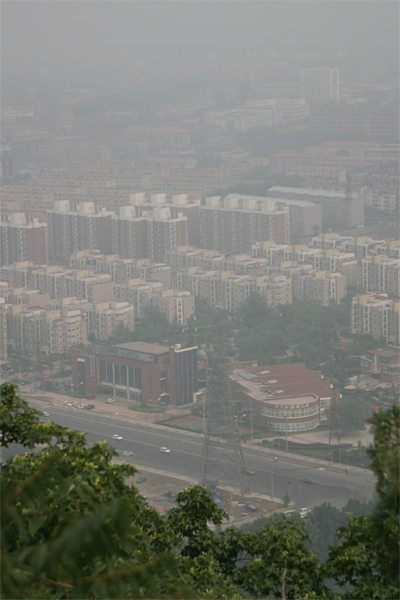
#> input picture 图像去雾/实验代码/images/canon3.bmp, 400 x 600 px; its folder holds only this picture in this run
$ python dehaze.py
#> lines starting #> are read from the running program, lines starting #| are printed output that depends on the picture
#> further down, src is the input picture: shape (600, 400, 3); mean B, G, R 117.8, 124.9, 123.1
import cv2
import numpy as np
import os

'''
最小值滤波
'''


# r是暗通道最小值滤波半径，半径越大去雾的效果越不明显
# 5<r<25
# 可选r = 5，7，9
def zmMinFilterGray(src, r=7):
#> called with r = 7
    s = np.ones((2 * r + 1, 2 * r + 1))
    # erode()函数可以对输入图像用特定结构元素进行腐蚀操作，
    # 该结构元素确定腐蚀操作过程中的邻域的形状，各点像素值将被替换为对应邻域上的最小值：
    return cv2.erode(src, s)


'''
导向滤波函数
'''


# https://blog.csdn.net/qq_59747472/article/details/122484958
# 改写matlab代码
# 引导图：I（灰度图/单通道图像）
# 输入图像：p（灰度图/单通道图像）
# 本地窗口半径：r = 81 （不小于求暗通道时最小值滤波半径的4倍）
# 正规化参数：eps
def guidedfilter(I, p, r, eps):
#> called with r = 81, eps = 0.001
    hei, wid = I.shape
#> hei = 600; wid = 400
    # N = cv2.boxFilter(np.ones(hei, wid), r)
    mean_I = cv2.boxFilter(I, -1, (r, r))
    mean_p = cv2.boxFilter(p, -1, (r, r))
    mean_Ip = cv2.boxFilter(I * p, -1, (r, r))
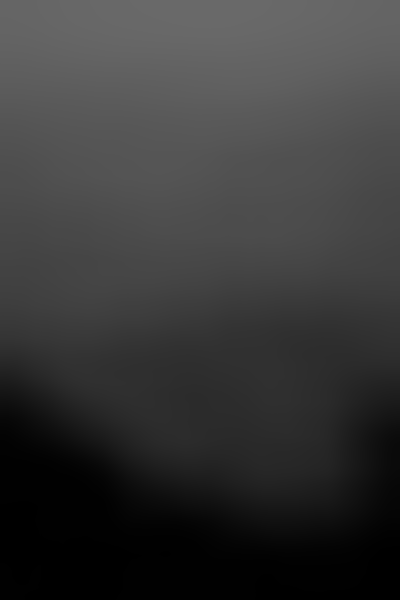
#> mean_Ip: shape (600, 400) float64; min 0.00234, max 0.415, mean 0.219
    cov_Ip = mean_Ip - mean_I * mean_p

    mean_II = cv2.boxFilter(I * I, -1, (r, r))
    var_I = mean_II - mean_I * mean_I
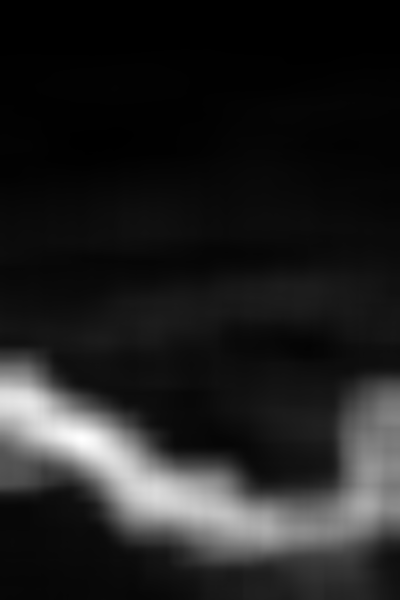
#> var_I: shape (600, 400) float64; min 2.27e-05, max 0.0314, mean 0.00408; drawn with min black and max white
    # 结果
    a = cov_Ip / (var_I + eps)
    b = mean_p - a * mean_I

    mean_a = cv2.boxFilter(a, -1, (r, r))
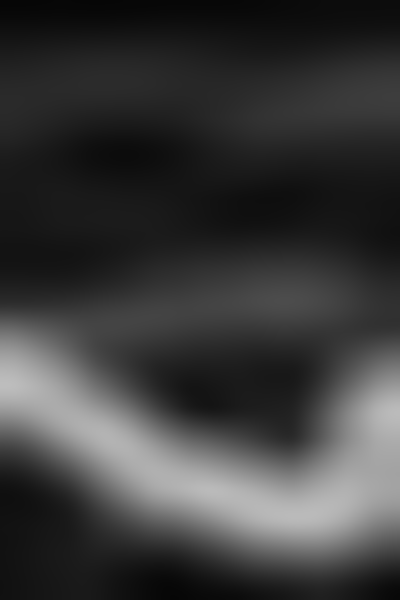
#> mean_a: shape (600, 400) float64; min 0.0254, max 0.744, mean 0.23
    mean_b = cv2.boxFilter(b, -1, (r, r))
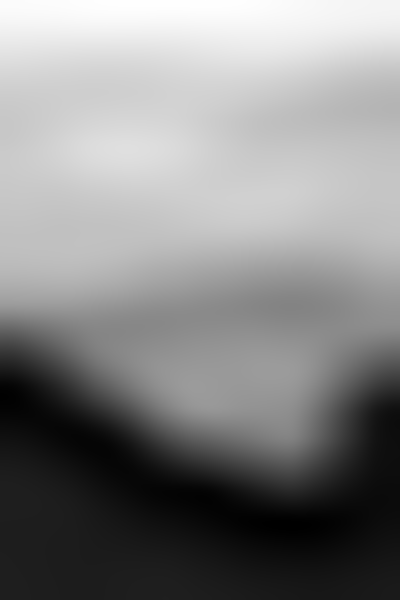
#> mean_b: shape (600, 400) float64; min -0.0438, max 0.617, mean 0.305; drawn with min black and max white
    return mean_a * I + mean_b
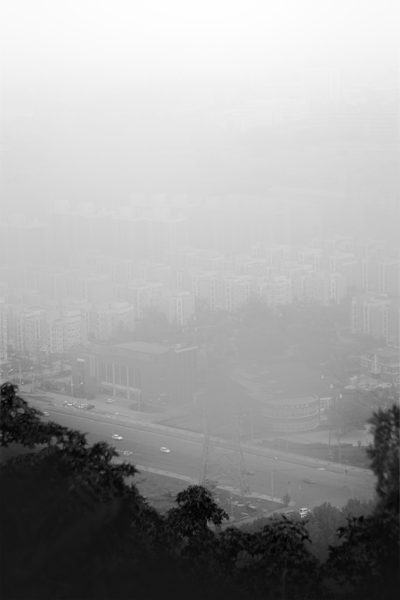
#> returned value: shape (600, 400) float64; min -0.0188, max 0.637, mean 0.399; drawn with min black and max white


'''
    计算大气遮罩图像V1和光照值A
     V1 = 1-t/A
'''


# 输入rgb图像，值范围[0,1]
def A_V(m, r, eps, w, maxV1):
    # 得到暗通道图像
    V1 = np.min(m, 2)
    Dark_Channel = zmMinFilterGray(V1, 7)
    # 使用引导滤波优化
    V1 = guidedfilter(V1, Dark_Channel, r, eps)
    # 把（V1.min(),V1.max()）这个区间分为2000个小区间
    # 统计前2000个频数高的颜色值
    bins = 2000
    # 计算大气光照A
    ht = np.histogram(V1, bins)
    d = np.cumsum(ht[0]) / float(V1.size)
#> d = 2000 values from 4.17e-06 to 1
    for lmax in range(bins - 1, 0, -1):
        if d[lmax] <= 0.999:
            break
    A = np.mean(m, 2)[V1 >= ht[1][lmax]].max()
#> A = 0.684
    # 对值范围进行限制
    V1 = np.minimum(V1 * w, maxV1)
    return V1, A


def deHaze(m, r=81, eps=0.001, w=0.95, maxV1=0.80, bGamma=False):
    Y = np.zeros(m.shape)
    # 得到遮罩图像和大气光照
    V1, A = A_V(m, r, eps, w, maxV1)
#> A = 0.684
    # 颜色校正
    for k in range(3):
        Y[:, :, k] = (m[:, :, k] - V1) / (1 - V1 / A)
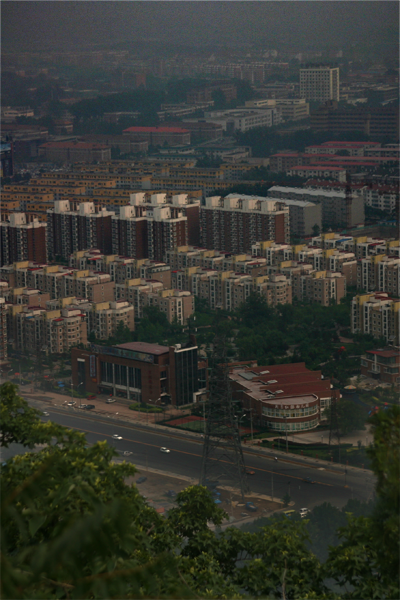
#> Y: shape (600, 400, 3) float64; mean of channels 0, 1, 2 0.249, 0.284, 0.275; drawn with min black and max white
    Y = np.clip(Y, 0, 1)
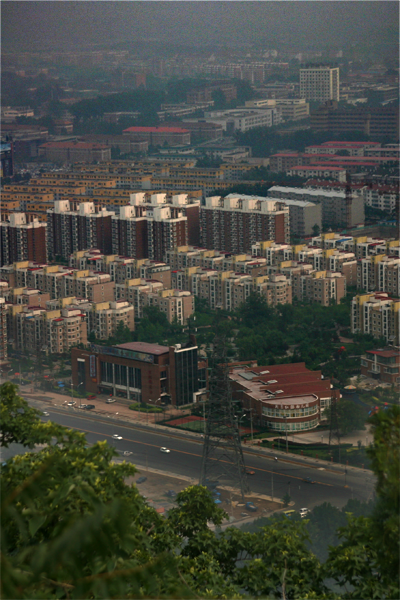
#> Y: shape (600, 400, 3) float64; mean of channels 0, 1, 2 0.249, 0.284, 0.275; drawn as B, G, R
    # gamma校正,默认不进行该操作
    if bGamma:
        Y = Y ** (np.log(0.5) / np.log(Y.mean()))
    return Y


if __name__ == '__main__':
    path = 'images'
    path_out = 'dehaze'
    for filename in os.listdir(path):
        img_path = path + '/' + filename
        src = cv2.imread(img_path)
        m = deHaze(src / 255.0) * 255
        name = filename.split('.')[0]
        save_name = path_out + '/' + name + '.png'
        cv2.imwrite(save_name, m)

$ run again, on 图像去雾/实验代码/images/hongkong.bmp
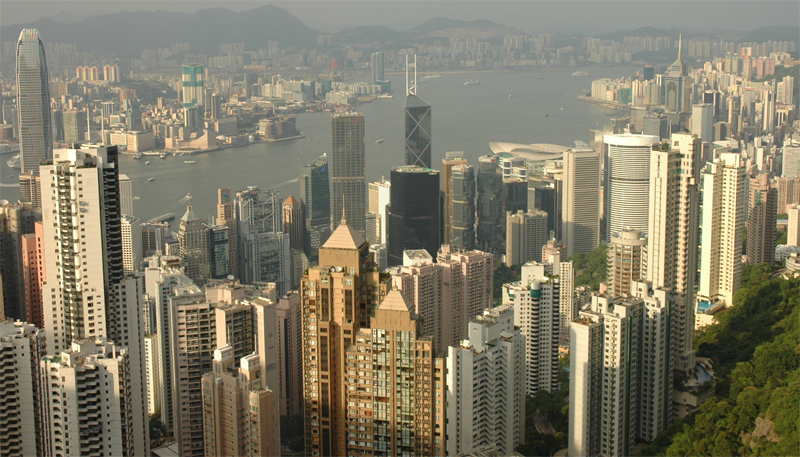
#> input picture 图像去雾/实验代码/images/hongkong.bmp, 800 x 457 px
#> src is the input picture: shape (457, 800, 3); mean B, G, R 103.1, 123.1, 128.8
#> in guidedfilter, `mean_b = cv2.boxFilter(b, -1, (r, r))`:
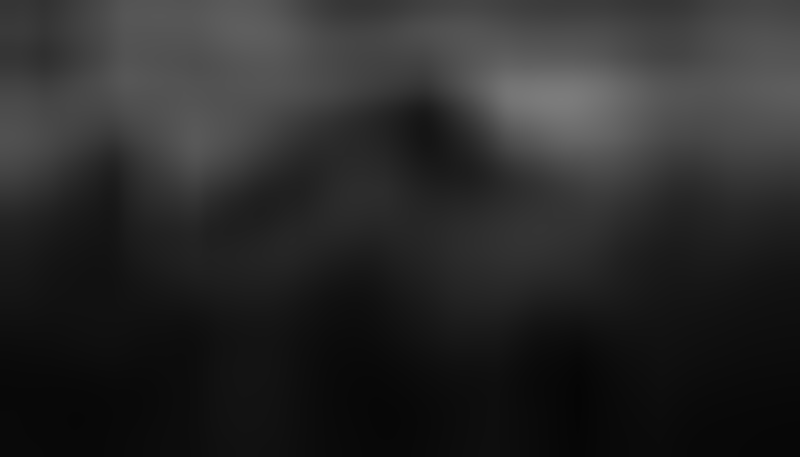
#> mean_b: shape (457, 800) float64; min 0.0221, max 0.486, mean 0.167
#> d = 2000 values from 1.37e-05 to 1
#> in A_V, `A = np.mean(m, 2)[V1 >= ht[1][lmax]].max()`: A = 0.936
#> in deHaze, `Y = np.clip(Y, 0, 1)`:
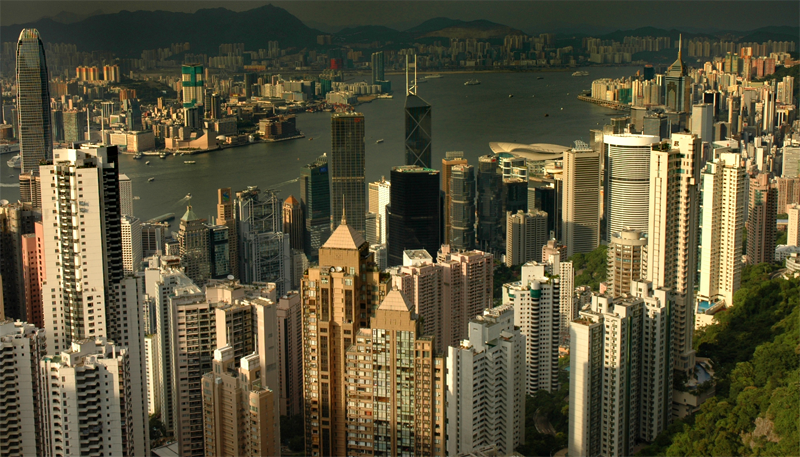
#> Y: shape (457, 800, 3) float64; mean of channels 0, 1, 2 0.23, 0.33, 0.355; drawn as B, G, R

$ run again, on 图像去雾/实验代码/images/ny1.bmp
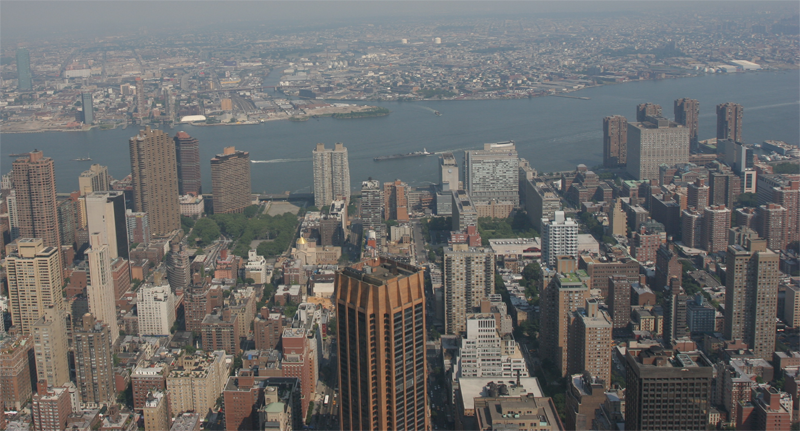
#> input picture 图像去雾/实验代码/images/ny1.bmp, 800 x 431 px
#> src is the input picture: shape (431, 800, 3); mean B, G, R 107.1, 108.1, 108.8
#> d = 2000 values from 2.9e-06 to 1
#> in A_V, `A = np.mean(m, 2)[V1 >= ht[1][lmax]].max()`: A = 0.646
#> in A_V, `V1 = np.minimum(V1 * w, maxV1)`:
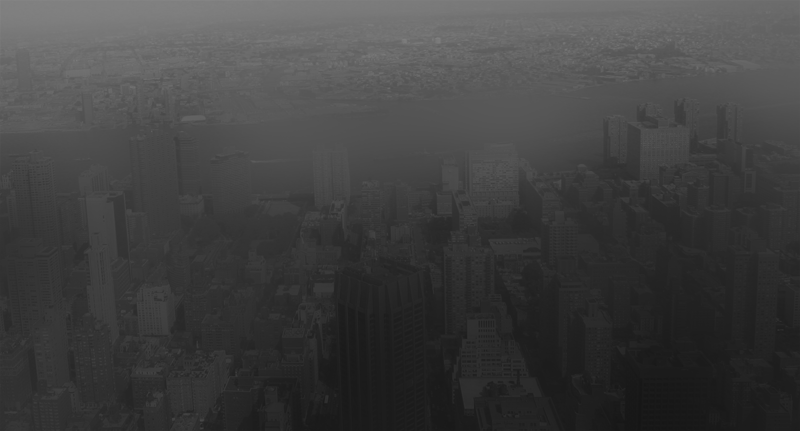
#> V1: shape (431, 800) float64; min 0.0845, max 0.528, mean 0.254
#> in deHaze, `Y = np.clip(Y, 0, 1)`:
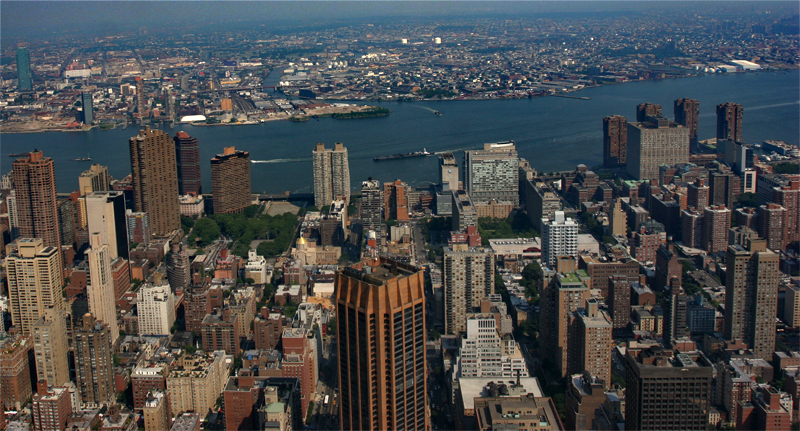
#> Y: shape (431, 800, 3) float64; mean of channels 0, 1, 2 0.302, 0.299, 0.291; drawn as B, G, R

$ run again, on 图像去雾/实验代码/images/ny3.bmp
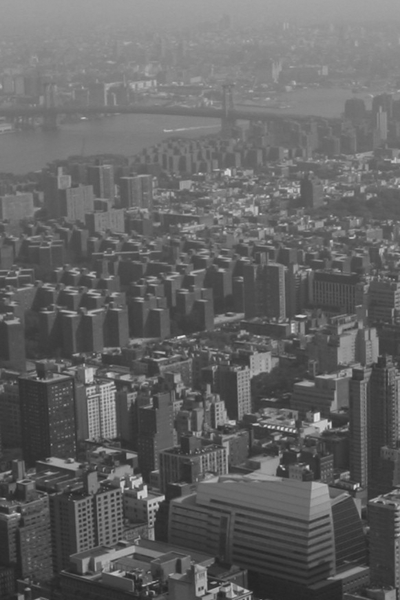
#> input picture 图像去雾/实验代码/images/ny3.bmp, 400 x 600 px
#> src is the input picture: shape (600, 400, 3); min 36, max 233, mean 100.8
#> d = 2000 values from 1.25e-05 to 1
#> in A_V, `A = np.mean(m, 2)[V1 >= ht[1][lmax]].max()`: A = 0.667
#> after the loop in deHaze, `for k in range(3):`:
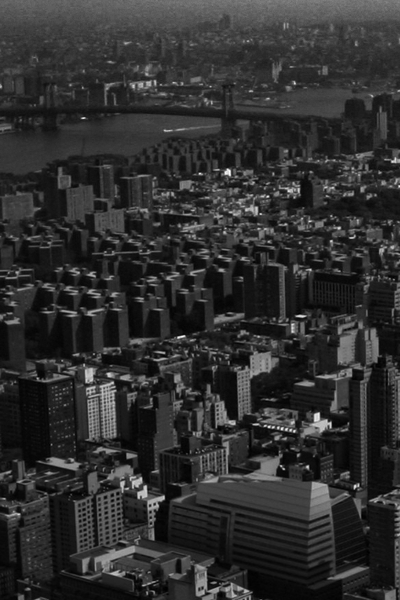
#> Y: shape (600, 400, 3) float64; min -0.0178, max 1.08, mean 0.188; drawn with min black and max white
